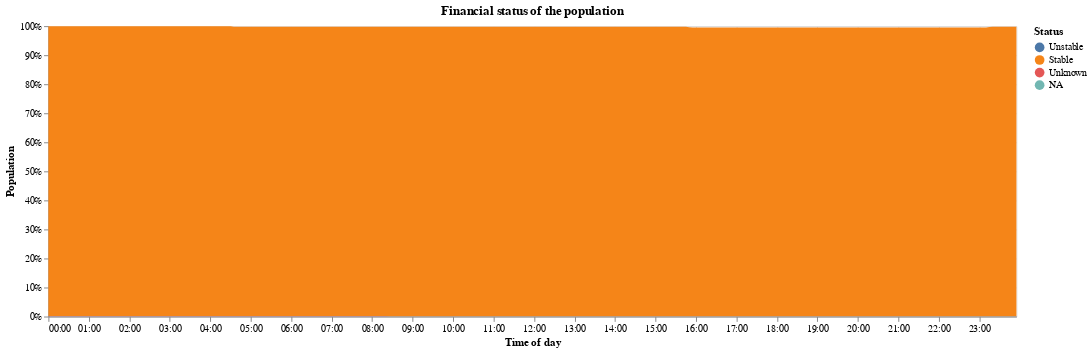

Notebook code cell kept with this figure:
### Code cell
alt.Chart(financial).mark_area().encode(
    x = alt.X('clocktime:T', title="Time of day", axis=alt.Axis(format="%H:%M")),
    y = alt.Y('percentage:Q', title="Population", axis=alt.Axis(format='%')),
    color = alt.Color('status', title="Status", sort=sortOrder),
    tooltip = [alt.Tooltip('clocktime:T', format="%H:%M"), alt.Tooltip('percentage', format=".2%"), 'status'],
).properties(width=1000, title='Financial status of the population')

### Figure 1 — Vega-Lite specification as saved in the notebook (floating-point values rounded to 4 significant figures; data arrays with more than 128 entries replaced by an {"elided": "..."} marker saying what was removed)
{"config": {"view": {"continuousWidth": 400, "continuousHeight": 300}}, "data": {"name": "data-e4045b8fe9c7e16b57f3d67dd1241d14"}, "mark": "area", "encoding": {"color": {"field": "status", "sort": ["Awake", "PrepareToSleep", "Sleeping"], "title": "Status", "type": "nominal"}, "tooltip": [{"field": "clocktime", "format": "%H:%M", "type": "temporal"}, {"field": "percentage", "format": ".2%", "type": "quantitative"}, {"field": "status", "type": "nominal"}], "x": {"axis": {"format": "%H:%M"}, "field": "clocktime", "title": "Time of day", "type": "temporal"}, "y": {"axis": {"format": "%"}, "field": "percentage", "title": "Population", "type": "quantitative"}}, "title": "Financial status of the population", "width": 1000, "$schema": "https://vega.github.io/schema/vega-lite/v4.17.0.json", "datasets": {"data-e4045b8fe9c7e16b57f3d67dd1241d14": {"elided": "866 records"}}}
